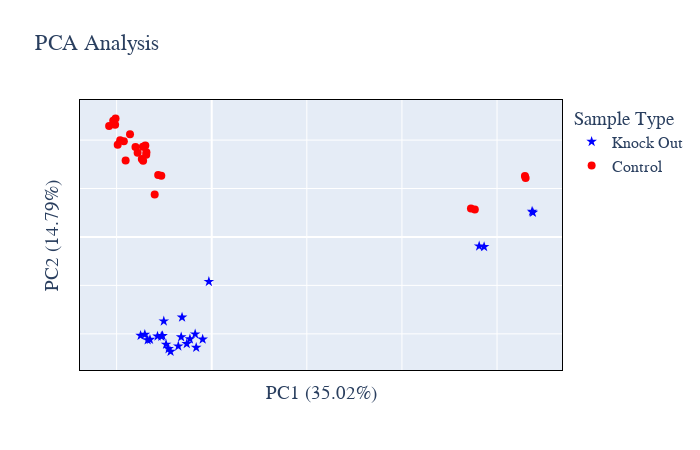

Here is the notebook cell this chart was saved with:
### Code cell
# Abundance PCA plot
plot_options={

            "compare groups": [0,1],
            "title": "PCA Analysis",
            "color": ["blue", "red", "black", "yellow", "green", "purple",
                      "orange", "brown", "pink", "gray", "olive", "cyan"],
            "symbol": ['star', 'circle'],
            "marker_size": 8,
            "width": 700,
            "height": 450,
            "font": dict(size=16, family="Arial black"),
            "ylimits": [],
            "xlimits": [],
            "help for information only": \
            "compare groups: list of two numbers default [0,1] means compare" \
            "color: the first few colors will be used"
            "xlimits: list or tuple of two numbers [0,10]." \
        }
figure, _, _ =PCA_plots(data_obj, plot_options, saved_settings)
figure.show()
#figure.write_image("images/test.svg")

### Figure 1 — Plotly figure (JSON) as saved in the notebook; plotly's stock layout.template omitted (floating-point values rounded to 4 significant figures)
{"data": [{"hovertemplate": "%{text}<br>PC1: %{x} <br>PC2: %{y}", "legendgroup": "Knock Out", "marker": {"color": "blue", "size": 8, "symbol": "star"}, "mode": "markers", "name": "Knock Out", "orientation": "v", "showlegend": true, "text": ["A0", "A1", "A2", "A3", "A4", "A5", "A6", "A7", "A8", "A9", "A10", "A11", "A12", "A13", "A14", "A15", "A16", "A17", "A18", "A19", "A20", "A21", "A22", "A23"], "type": "scatter", "x": [-5.25, -11.4, -3.482, -10.34, -10.6, -12.98, -13.46, -8.653, -14.95, -6.422, -9.075, -3.261, -7.028, -1.903, -6.237, -4.583, -9.602, -14.07, -10.08, -0.5987, 57.28, 56.24, 67.37, 67.54], "xaxis": "x", "y": [-22.06, -20.49, -20.06, -20.41, -20.52, -21.17, -21.28, -23.65, -20.34, -20.66, -23.1, -22.83, -22.54, -21.12, -16.58, -21.09, -22.18, -20.15, -17.39, -9.235, -2.038, -1.894, 5.279, 5.035], "yaxis": "y"}, {"hovertemplate": "%{text}<br>PC1: %{x} <br>PC2: %{y}", "legendgroup": "Control", "marker": {"color": "red", "size": 8, "symbol": "circle"}, "mode": "markers", "name": "Control", "orientation": "v", "showlegend": true, "text": ["B0", "B1", "B2", "B3", "B4", "B5", "B6", "B7", "B8", "B9", "B10", "B11", "B12", "B13", "B14", "B15", "B16", "B17", "B18", "B19", "B20", "B21", "B22", "B23"], "type": "scatter", "x": [-18.1, -15.58, -13.77, -10.6, -16.03, -20.31, -18.48, -19.77, -13.74, -17.18, -20.72, -14.7, -14.47, -21.58, -13.96, -20.23, -19.25, -14.42, -11.26, -11.99, 55.33, 54.51, 65.87, 66.01], "xaxis": "x", "y": [15.77, 17.38, 16.98, 12.64, 18.58, 23.15, 19.73, 19.06, 17.51, 21.19, 24.0, 16.08, 18.61, 22.88, 18.88, 24.45, 19.96, 15.72, 12.77, 8.741, 5.683, 5.899, 12.59, 12.19], "yaxis": "y"}], "layout": {"font": {"family": "Arial black", "size": 16}, "height": 450, "legend": {"title": {"text": "Sample Type"}, "tracegroupgap": 0}, "title": {"text": "PCA Analysis"}, "width": 700, "xaxis": {"anchor": "y", "domain": [0, 1], "linecolor": "black", "mirror": true, "showticklabels": false, "title": {"text": "PC1 (35.02%)"}}, "yaxis": {"anchor": "x", "domain": [0, 1], "linecolor": "black", "mirror": true, "showticklabels": false, "title": {"text": "PC2 (14.79%)"}}}}
